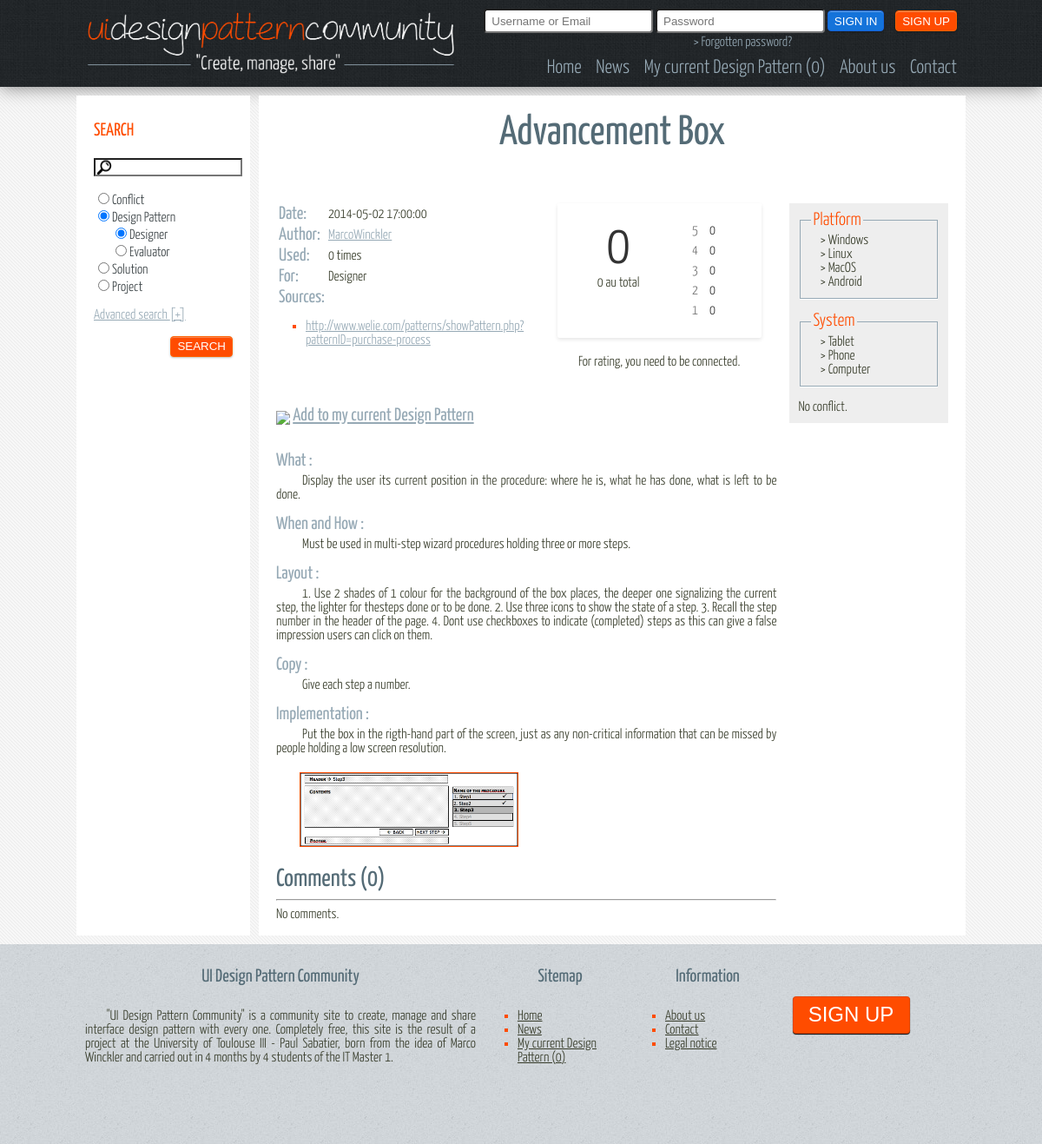
Screenshot of /view/details.php?type=DesignPattern&id=1 with the database file from the repository.
### tables this page shows
CREATE TABLE IF NOT EXISTS `DesignPattern` (
  `idDesignPattern` INT(11) NOT NULL AUTO_INCREMENT,
  `name` VARCHAR(150) NOT NULL,
  `what` TEXT NOT NULL,
  `whenAndHow` TEXT NULL DEFAULT NULL,
  `layout` TEXT NULL DEFAULT NULL,
  `copy` TEXT NULL DEFAULT NULL,
  `implementation` TEXT NULL DEFAULT NULL,
  `descriptionImage` TEXT NULL DEFAULT NULL,
  `nbUsage` INT(11) NULL DEFAULT NULL,
  `nbComments` INT(11) NULL DEFAULT NULL,
  `nbRates` INT(11) NULL DEFAULT NULL,
  `rate` DOUBLE NULL DEFAULT NULL,
  `date` DATETIME NULL DEFAULT NULL,
  `target` ENUM('Designer','Evaluator') NOT NULL,
  `login` VARCHAR(30) NOT NULL,
  PRIMARY KEY (`idDesignPattern`),
  INDEX `fk_DesignPattern_User1_idx` (`login` ASC),
  CONSTRAINT `fk_DesignPattern_User1`
    FOREIGN KEY (`login`)
    REFERENCES `User` (`login`)
    ON DELETE NO ACTION
    ON UPDATE NO ACTION);

CREATE TABLE IF NOT EXISTS `Source` (
  `idSource` INT(11) NOT NULL AUTO_INCREMENT,
  `idDesignPattern` INT(11) NOT NULL,
  `author` VARCHAR(30) NULL DEFAULT NULL,
  `link` VARCHAR(250) NULL DEFAULT NULL,
  PRIMARY KEY (`idSource`),
  INDEX `fk_Source_DesignPattern1_idx` (`idDesignPattern` ASC),
  CONSTRAINT `fk_Source_DesignPattern1`
    FOREIGN KEY (`idDesignPattern`)
    REFERENCES `DesignPattern` (`idDesignPattern`)
    ON DELETE NO ACTION
    ON UPDATE NO ACTION);

CREATE TABLE IF NOT EXISTS `ImageDesignPattern` (
  `idImage` INT(11) NOT NULL AUTO_INCREMENT,
  `idDesignPattern` INT(11) NOT NULL,
  `link` VARCHAR(250) NOT NULL,
  `description` TEXT NULL DEFAULT NULL,
  PRIMARY KEY (`idImage`),
  INDEX `fk_ImageDesignPattern_DesignPattern_idx` (`idDesignPattern` ASC),
  CONSTRAINT `fk_ImageDesignPattern_DesignPattern`
    FOREIGN KEY (`idDesignPattern`)
    REFERENCES `DesignPattern` (`idDesignPattern`)
    ON DELETE NO ACTION
    ON UPDATE NO ACTION);

CREATE TABLE IF NOT EXISTS `Platform` (
  `idPlatform` INT(11) NOT NULL AUTO_INCREMENT,
  `name` VARCHAR(30) NOT NULL,
  `description` VARCHAR(100) NULL DEFAULT NULL,
  `icon` VARCHAR(45) NOT NULL,
  `login` VARCHAR(30) NOT NULL,
  PRIMARY KEY (`idPlatform`),
  INDEX `fk_platform_login` (`login` ASC),
  CONSTRAINT `Platform_ibfk_1`
    FOREIGN KEY (`login`)
    REFERENCES `User` (`login`));

CREATE TABLE IF NOT EXISTS `System` (
  `idSystem` INT(11) NOT NULL AUTO_INCREMENT,
  `name` VARCHAR(30) NOT NULL,
  `description` VARCHAR(100) NULL DEFAULT NULL,
  `icon` VARCHAR(45) NOT NULL,
  `login` VARCHAR(30) NOT NULL,
  PRIMARY KEY (`idSystem`),
  INDEX `fk_system_login` (`login` ASC),
  CONSTRAINT `System_ibfk_1`
    FOREIGN KEY (`login`)
    REFERENCES `User` (`login`));

### controller/toolkit/ToolKitDisplay.php (the view, shortened to what the rows shown need)
<?php
require_once($_SERVER['DOCUMENT_ROOT']."/site/model/implementation/Database.php");
require_once($_SERVER['DOCUMENT_ROOT']."/site/controller/toolkit/Session.php");
class ToolKitDisplay {
    public static function displayText($name, $data) {
        echo "<div id=\"textDisplay\">";
        echo "<h3>".$name."</h3>";
        echo "<div class=\"retrait\">";
        if ($data != "") {
            echo $data;
        } else {
            echo "No data";
        }
        echo "</div>";
        echo "</div><br/>";
    }
    public static function displayRate($id, $nbRates, $rate, $tableAsk, $session) {
        echo "<div id=\"details_rate\">";
        echo "<div class=\"rating-box\">";
        echo "<div class=\"score-container\"><span class=\"score\">".round($rate, 1)."</span><br>".$nbRates." au total</div>";
        echo "<div class=\"rating-histogram\">";
        $five = Database::getOneData("SELECT COUNT(*) as nb FROM Note".$tableAsk." WHERE id".$tableAsk." = ".$id." AND note = 5;")['nb'];
        $max = $five;
        if ($max == 0) {
            $max = 1;
        }
        ToolKitDisplay::displayRateBar($five, 5, ($five * 100) / $max, "five");
        echo "</div>";
        echo "</div>";
        if (isset($session->login)) {
            $alreadyRate = Database::getOneData("SELECT count(note) as nb, note FROM Note".$tableAsk." WHERE id".$tableAsk." = ".$id." AND login = \"".$session->login."\"");
            if ($alreadyRate['nb'] > 0) {
                echo"<center><h3>You already rate:</h3> <input id=\"rateNumber\" type=\"number\" min=\"0\" max=\"5\" size=\"1\" value=\"".$alreadyRate['note']."\"/>&nbsp;&nbsp;<a href=\"#\" onClick=\"return addRate('".$tableAsk."', ".$id.", '".$session->login."', $('#rateNumber'));\"><h3>Modify !</h3></a> "
                        ."or <a href=\"#\" onClick=\"return removeRate('".$tableAsk."', ".$id.", '".$session->login."', $('#rateNumber'));\"><h3>Remove !</h3></a></center>";
            } else {
                echo"<center><h3>Give a rate between 0 and 5:</h3> <input id=\"rateNumber\" type=\"number\" min=\"0\" max=\"5\" size=\"1\"/>&nbsp;&nbsp;<a href=\"#\" onClick=\"return addRate('".$tableAsk."', ".$id.", '".$session->login."', $('#rateNumber'));\"><h3>Rate !</h3></a></center>";
            }
        } else {
            echo "<center>For rating, you need to be connected.</center>";
        }
        echo "</div>";
    }
    public static function displayRateBar($nb, $rateSearch, $percent, $nameStyle) {
        echo "<div class=\"rating-bar-container ".$nameStyle."\">";
        echo "<span class=\"bar-label\">".$rateSearch."</span>";
        echo "<span class=\"bar-number\">".$nb."</span>";
        echo "</div>";
    }
    public static function displayCommentsLittles($id, $nbComments, $tableAsk, $session) {
        $reponse = Database::getAllData("SELECT * FROM Comment".$tableAsk." WHERE id".$tableAsk." = ".$id." ORDER BY DATE DESC LIMIT 0, 3");
        echo "<article id=\"commentsDetails\">";
        echo "<br/><h2 id=\"h2CommentsConflict\">Comments (".$nbComments.")</h2><hr/>";
        if ($reponse->rowCount() == 0) {
            echo 'No comments.<br/>';
        }
        echo "<br/></article>";
    }
    public static function cartLink($id, $selector, $destroyWhenRemove) {
        $session = Session::getInstance();
        $removeIt = "";
        if ($destroyWhenRemove) {
            $removeIt .= "true";
        } else {
            $removeIt .= "false";
        }
        if (isset($session->login)) {
            $data = Database::getOneData("SELECT idProject FROM Project WHERE login = \"".$session->login."\" AND current = 1;");
            $exist = DataBase::getOneData("SELECT COUNT(*) as nbExist FROM ProjectDesignPattern WHERE idProject = ".$data['idProject']." AND idDesignPattern = ".$id.";");
            if ($exist['nbExist'] > 0) {
                $fct = "<img src=\"/site/img/vrac/croix.png\" style=\"vertical-align:bottom;width:20px\"/> <a href=\"#\" onClick=\"return removeFromCart(".$id.", $(this), ".$removeIt.");\">Remove my current Design Pattern</a>";
                return $fct;
            }else {
                return "<img src=\"/site/img/vrac/add.png\" style=\"vertical-align:bottom;width:20px\"/> <a href=\"#\" onClick=\"return addToCart(".$id.", $(this), ".$removeIt.");\">Add to my current Design Pattern</a>";
            }
        }else {
            if (!isset($session->currentDP)) {
                return "<img src=\"/site/img/vrac/add.png\" style=\"vertical-align:bottom;width:20px\"/> <a href=\"#\" onClick=\"return addToCart(".$id.", $(this), ".$removeIt.");\">Add to my current Design Pattern</a>";
            }
        }
    }
}

### controller/toolkit/ToolkitDetails.php (shortened to what the rows shown need)
<?php
require_once($_SERVER['DOCUMENT_ROOT']."/site/model/implementation/Database.php");
require_once($_SERVER['DOCUMENT_ROOT']."/site/controller/toolkit/ToolkitDisplayDesignPattern.php");
require_once($_SERVER['DOCUMENT_ROOT']."/site/model/implementation/designpattern/DesignPattern.php");
class ToolkitDetails {
    public static function displayDetailsDesignPattern($id, $session) {
        $dp = DesignPattern::getDB($id);
        if ($dp != false) {
            echo "<h1>".$dp->getName()."</h1><br/>";
            echo "<div id=\"contentDP\">";
            echo "<div id=\"contenuHautDP\">";
            echo "<div id=\"contenuGaucheDP\">";
            echo "<table>";
            echo "<tr><td><h3>Date:</h3></td><td>".$dp->getDate()."</td></tr>";
            echo "<tr><td><h3>Author:</h3></td><td><a href=\"/site/view/user.php?user=".$dp->getLogin()."\">".$dp->getLogin()."</a></td></tr>";
            echo "<tr><td><h3>Used:</h3></td><td>".$dp->getNbUsage()." times</td></tr>";
            echo "<tr><td><h3>For:</h3></td><td>".ETarget::getNameEnum($dp->getTarget())."</td></tr>";
            echo "<tr><td><h3>Sources:</h3></td><td>";
            echo "</td></tr></table>";
            ToolkitDisplayDesignPattern::displaySources($id);
            echo "</div>";
            echo "<div id=\"contenuDroitDP\">";
            ToolkitDisplay::displayRate($id, $dp->getNbRates(), $dp->getRate(), "DesignPattern", $session);
            echo "</div>";
            echo "</div>";
            echo "<div id=\"addProposeDP\">";
            echo "<h3>".ToolkitDisplay::cartLink($id, "this", false)."</h3>";
            echo "</div><br/><br/>";
            echo "<article id=\"contenuCommentsDP\">";
            ToolKitDisplay::displayText("What : ", $dp->getWhat());
            ToolkitDisplayDesignPattern::displayImages($id);
            ToolkitDisplay::displayCommentsLittles($id, $dp->getNbComments(), "DesignPattern", $session);
            echo "</article>";
            echo "</div>";
            echo "<aside id=\"asideCategorieConflictDP\">";
            ToolkitDisplayDesignPattern::displayCriteria($id);
            echo "<article>";
            $data = Database::getOneData("SELECT COUNT(*) as nb FROM ConflictDesignPattern WHERE idDesignPattern=".$id.";");
            if ($data['nb'] != 0) {
                echo "<a href=\"\"><h2>Conflicts (".$data['nb']."):</h2></a>";
                $reponse = Database::getAllData("SELECT c.idConflict, c.name, c.date, c.login FROM Conflict c, ConflictDesignPattern cdp WHERE cdp.idDesignPattern = ".$id." AND c.idConflict = cdp.idConflict ;");
                foreach ($reponse as $row) {
                    echo "<fieldset style=\"border: 1px solid #96A9B5;box-shadow: 0 1px 0 #FFFFFF;\"><h3><a href=\"details.php?type=Conflict&id=".$row['idConflict']."\">".$row['name']."</a></h3>";
                    echo "Signaled ".$row['date']." by <a href=\"\">".$row['login']."</a><br/>";
                    $data = Database::getOneData("SELECT COUNT(*) as nb FROM Solution WHERE idconflict = ".$row['idConflict']);
                    $dataCom = Database::getOneData("SELECT COUNT(*) as nb FROM CommentConflict WHERE idConflict = ".$row['idConflict']);
                    echo "<a href=\"\">".$data['nb']." solutions</a> | <a href=\"\">".$dataCom['nb']." coms</a><br/>";
                    echo "</fieldset>";
                }
            } else {
                echo "No conflict.";
            }
            echo "</article>";
            echo "</aside>";
        } else {
            echo "Error 404 !!";
        }
    }
}
?>

### controller/toolkit/ToolkitDisplayDesignPattern.php (shortened to what the rows shown need)
<?php
require_once($_SERVER['DOCUMENT_ROOT']."/site/model/implementation/Database.php");
class ToolkitDisplayDesignPattern {
    public static function displayImages($id) {
        $reponse = Database::getAllData("SELECT link FROM ImageDesignPattern WHERE idDesignPattern = ".$id.";");
        echo "<table style=\"text-align:center\">";
        $i = 0;
        foreach ($reponse as $row) {
            if ($i == 0) {
                echo "<tr><td width=\"300px\"><img class=\"img_pattern\" width=\"250px\" src=\"".$row['link']."\" alt=\"img design\" style=\"border:1px solid #FF4C00;\"/></td>";
                $i++;
            } else {
                echo "<td width=\"300px\"><img class=\"img_pattern\" width=\"250px\" src=\"".$row['link']."\" alt=\"img design\" style=\"border:1px solid #FF4C00;\"/></td></tr>";
                $i = 0;
            }
        }
        if ($i != 0) {
            echo "</tr>";
        }
        echo "</table>";
    }
    public static function displaySources($id) {
        $reponse = Database::getAllData("SELECT link FROM Source WHERE idDesignPattern = ".$id.";");
        if ($reponse->rowCount() != 0) {
            echo '<ul>';
            foreach ($reponse as $row) {
                echo "<li><a href=\"".$row['link']."\" target='_blank'>".$row['link']."</a></li>";
            }
            echo '</ul>';
        } else {
            echo "<ul><li>Unsourced.</li></ul>";
        }
    }
    public static function displayCriteria($id) {
        echo "<article>";
        ToolkitDisplayDesignPattern::displayOneCriterion($id, "Platform");
        ToolkitDisplayDesignPattern::displayOneCriterion($id, "System");
        echo "</article>";
    }
    public static function displayOneCriterion($id, $name) {
        $reponse = Database::getAllData("SELECT n.name FROM ".$name."DesignPattern nDP, ".$name." n WHERE nDP.id".$name." = n.id".$name." AND idDesignPattern = ".$id.";");
        if ($reponse->rowCount() != 0) {
            echo "<fieldset style=\"border: 1px solid #96A9B5;box-shadow: 0 1px 0 #FFFFFF;\"><legend style=\"font-size: 1.3em;color:#FF4C00;\">".$name."</legend>";
            foreach ($reponse as $row) {
                echo "<font style=\"padding-left:10px\">> ".$row['name']."</font><br/>";
            }
            echo "</fieldset><br/>";
        }
    }
}

### rows the page displays
designpattern: name "Advancement Box", date "2014-05-02 17:00:00", login "MarcoWinckler", nbUsage "0", rate "0", nbRates "0", what "Display the user its current position in the procedure: where he is, what he has done, what is left to be done. Must be used in multi-step wizard procedures holding three or more steps. 1. Use 2 shades of 1 colour for the background of the box places, the deeper one signalizing the current step, the lighter for thesteps done or to be done. 2. Use three icons to show the state of a step. 3. Recall the step number in the header of the page. 4. Dont use checkboxes to indicate (completed) steps as this can give a false impression users can click on them. Give each step a number. Put the box in the rigth-hand part of the screen, just as any non-critical information that can be missed by people…", nbComments "0"
source: link "http://www.welie.com/patterns/showPattern.php?patternID=purchase-process"
imagedesignpattern: link (picture)
platform: name "Windows"
platform: name "Linux"
platform: name "MacOS"
platform: name "Android"
system: name "Tablet"
system: name "Phone"
system: name "Computer"

### other values shown
$nb "0 0"
ETarget::getNameEnum($dp->getTarget()) "Designer"
$rateSearch "5 4 3 2 1"
$nb "0 0 0 0 0"
$name "What : When and How : Layout : Copy : Implementation :"
$name "Platform System"
